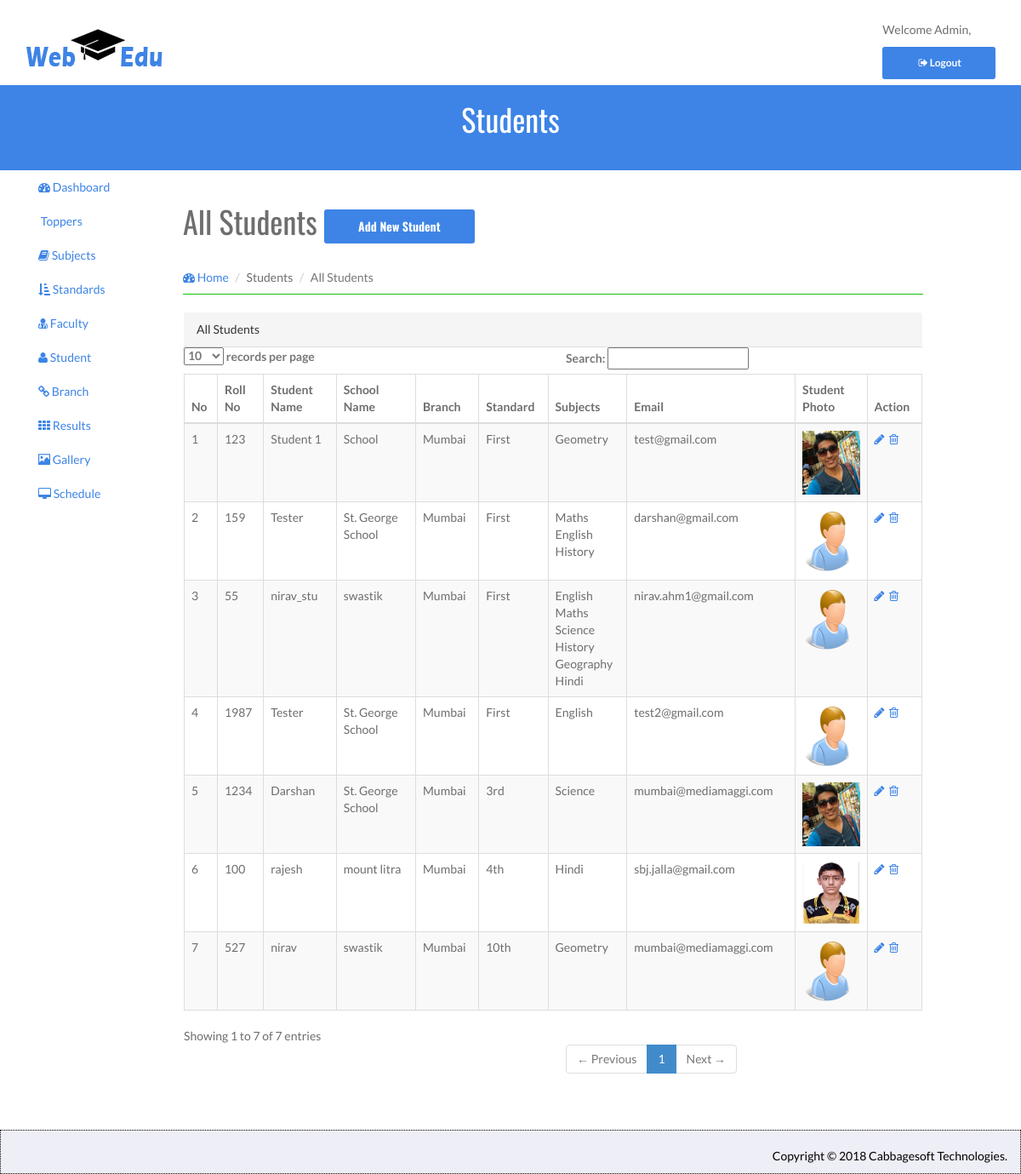
Page /admin/index.php/student_controller/ViewStudent on the committed database.
### tables this page shows
CREATE TABLE `student_mst` (
  `stud_id` int(11) NOT NULL,
  `roll_no` int(11) NOT NULL,
  `stud_name` varchar(100) NOT NULL,
  `school_name` varchar(100) NOT NULL,
  `branch_id` int(11) NOT NULL,
  `standard_id` int(11) DEFAULT NULL,
  `subject` varchar(250) NOT NULL,
  `email_id` varchar(250) NOT NULL,
  `password` varchar(100) NOT NULL,
  `photo` varchar(250) DEFAULT NULL,
  `contact_no` varchar(100) NOT NULL,
  `gender` varchar(6) NOT NULL
);

CREATE TABLE `branch_mst` (
  `branch_id` int(11) NOT NULL,
  `branch_area` varchar(100) NOT NULL,
  `address` text NOT NULL,
  `phone_no1` varchar(13) NOT NULL,
  `phone_no2` varchar(13) NOT NULL,
  `email` varchar(100) NOT NULL
);

CREATE TABLE `standard_mst` (
  `standard_id` int(11) NOT NULL,
  `standard` varchar(250) DEFAULT NULL
);

### admin/application/controllers/Student_Controller.php (called while the page is built, shortened)
<?php
class Student_Controller extends CI_Controller {
    function __construct() {
        $this->load->model('Student_Model');
    }
    public function ViewStudent() {
        $result['AllStudents'] = $this->Student_Model->FetchAllStudents();
        $this->load->view('ViewStudent', $result);
    }
}

### admin/index.php (called while the page is built, shortened)
<?php
require_once BASEPATH.'core/CodeIgniter.php';

### admin/application/models/Student_Model.php (called while the page is built, shortened)
<?php
class Student_Model extends CI_Model {
    public function FetchAllStudents() {
        $this->db->select('*');
        $this->db->from('student_mst stu');
        $this->db->join('branch_mst b','stu.branch_id = b.branch_id');
        $this->db->join('standard_mst std','std.standard_id = stu.standard_id');
        $this->db->order_by('std.standard_id');
        $q = $this->db->get();
        return $q->result();
    }
}
?>

### admin/application/views/ViewStudent.php (the view, shortened to what this page needs)
<!DOCTYPE html>
<head>
</head>
<body>
    <div id="wrapper">
        <header id="head" class="secondary" style="height:50px;">
            <div class="container">
                <h1>Students</h1>
            </div>
        </header>
        <div class="container col-sm-9">
            <div id="page-wrapper">
                <div class="row">
                    <div class="col-lg-12">
                        <div class="page-header">
                            <h1 class="heading">All Students <a href="<?php echo base_url("index.php/Student_Controller/AddStudent")?>" class="btn btn-info">Add New Student</a></h1>
                            <ol class="breadcrumb">
                                <li><a href="<?php echo base_url("index.php/Login_Controller/Home"); ?>"><i class="fa fa-dashboard"></i> Home</a></li>
                                <li>Students</li>
                                <li class="active">All Students</li>
                            </ol>
                        </div>
                    </div>
                </div>
                <div class="row">
                    <div class="col-lg-12">
                        <div class="panel panel-default">
                            <div class="panel-heading">
                                All Students
                            </div>
                            <div class="panel-body">
                            <div class="table-responsive">
                                <table id="example" class="table table-striped table-bordered table-hover">
                                    <thead>
                                        <tr>
                                            <th>No</th>
                                            <th>Roll No</th>
                                            <th>Student Name</th>
                                            <th>School Name</th>
                                            <th>Branch</th>
                                            <th>Standard</th>
                                            <th>Subjects</th>
                                            <th>Email</th>
                                            <th>Student Photo</th>
                                            <th>Action</th>
                                        </tr>
                                    </thead>
                                    <?php if(isset($AllStudents)){?>
                                    <tbody>
                                        <?php $no=1; foreach ($AllStudents as $value) {?>
                                        <tr>
                                            <td><?php echo $no; $no++;?></td>
                                            <td><?php echo $value->roll_no;?></td>
                                            <td><?php echo $value->stud_name;?></td>
                                            <td><?php echo $value->school_name;?></td>
                                            <td><?php echo $value->branch_area;?></td>
                                            <td><?php echo $value->standard; ?></td>
                                            <td>
                                                <?php
                                                $subjects=explode(",",$value->subject);
                                                foreach($subjects as $subject) {
                                                   echo $subject."<br/>";
                                               }
                                               ?>
                                           </td>
                                           <td><?php  echo $value->email_id; ?></td>
                                           <td><img src="<?php if($value->photo == '') {
                                            echo($value->gender != "Male") ? base_url("panel/img/female.png") : base_url("panel/img/male.png"); } else { echo base_url("panel/img/student/$value->photo"); } ?>" width="75px" height="75px"></td>
                                            <td>
                                                <a href="<?php echo base_url("index.php/Student_Controller/EditStudent/$value->stud_id");?>"><i class="fa fa-pencil update" data-toggle="tooltip" data-placement="top" title="Edit"></i></a>&nbsp;
                                                <a  onclick="return confirm('Are You Sure Remove This Record ');" href="<?php echo base_url("index.php/Student_Controller/Deletestudent/$value->stud_id");?>" data-toggle="tooltip" data-placement="top" title="Delete">
                                                    <i class="fa fa-trash-o delete"></i>
                                                </a>
                                            </td>
                                        </tr>
                                        <?php }?>
                                    </tbody>
                                    <?php } ?>
                                </table>
                            </div>
                        </div>
                    </div>
                </div>
            </div>
        </div>
    </div>
</div>
</body>
</html>

### admin/assets/css/style.css (style rules this page uses)
body { font-family: 'Lato', sans-serif; font-weight: normal; color: #6E6E6E; }
h1, h2, h3, h4, h5, h6 { font-weight: normal; font-family: 'Oswald', sans-serif; }
h1, .h1, h2, .h2, h3, .h3 { margin-top: 10px; }
a { color:#3d84e6; }
#head { background-size: cover; height: 600px; text-align: center; color: white; font-weight: 300; position: relative; background-position-x: center; }
#head.secondary { height: 100px; min-height: 100px; padding-top: 0px; }
.panel { margin-bottom: 0px; background-color: transparent; border: 1px solid transparent; border-radius: 0px; -webkit-box-shadow: none; box-shadow: none; }
.panel-body { padding: 0px; }
.page-header { border-bottom: 1px solid #15c008; }
.breadcrumb { background: none; padding: 0; margin: 30px 0 0px 0; }
img { max-width: 100%; }
#head.secondary { padding-top: 0px; background:#3d84e6; background-size: cover; text-align: center; padding:10px 0; height: 140px; }
#head.secondary h1 { COLOR: #fff; text-align: center; }
.btn { background: #3d84e6; color: #fff; }

### admin/application/views/ViewStudent.php (style rules this page uses)
#head.secondary { height: 100px !important; padding-bottom: 25px; }

### rows in the picture
student_mst: roll_no "123", stud_name "Student 1", school_name "School", branch.branch_area "Mumbai", standard.standard "First", subject "Geometry", email "test@gmail.com", photo (picture)
student_mst: roll_no "159", stud_name "Tester", school_name "St. George School", branch.branch_area "Mumbai", standard.standard "First", subject "Maths", subject "English", subject "History", email "darshan@gmail.com"
student_mst: roll_no "55", stud_name "nirav_stu", school_name "swastik", branch.branch_area "Mumbai", standard.standard "First", subject "English", subject "Maths", subject "Science", subject "History", subject "Geography", subject "Hindi", email "nirav.ahm1@gmail.com"
student_mst: roll_no "1987", stud_name "Tester", school_name "St. George School", branch.branch_area "Mumbai", standard.standard "First", subject "English", email "test2@gmail.com"
student_mst: roll_no "1234", stud_name "Darshan", school_name "St. George School", branch.branch_area "Mumbai", standard.standard "3rd", subject "Science", email "mumbai@mediamaggi.com", photo (picture)
student_mst: roll_no "100", stud_name "rajesh", school_name "mount litra", branch.branch_area "Mumbai", standard.standard "4th", subject "Hindi", email "sbj.jalla@gmail.com", photo (picture)
student_mst: roll_no "527", stud_name "nirav", school_name "swastik", branch.branch_area "Mumbai", standard.standard "10th", subject "Geometry", email "mumbai@mediamaggi.com"
